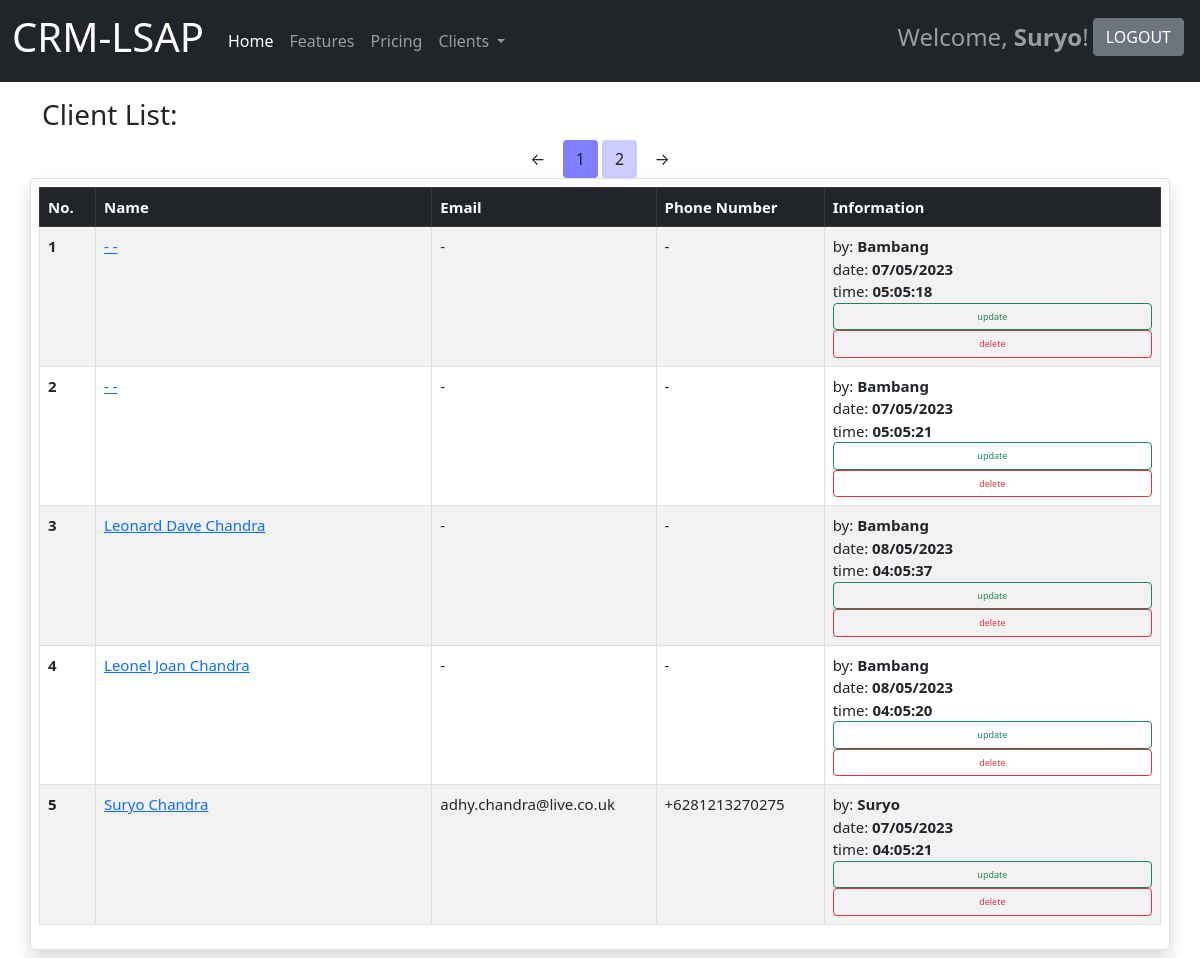
Screenshot of /crm/view/ (signed in) with the database file from the repository.
### information/models.py (models this page shows, shortened)
class Record(models.Model):
	created_at = models.DateTimeField(auto_now_add=True)
	first_name = models.CharField(max_length=100,null=False,blank=False)
	last_name = models.CharField(max_length=100,null=False,blank=False)
	address = models.CharField(max_length=200,null=False,blank=False)
	city = models.CharField(max_length=100,null=False,blank=False)
	state = models.CharField(max_length=100,null=False,blank=False)
	province = models.CharField(max_length=100,null=False,blank=False)
	kode_pos = models.CharField(max_length=100,null=False,blank=False)
	email = models.CharField(max_length=100,null=False,blank=False)
	phone = models.CharField(max_length=100,null=False,blank=False)
	created_by = models.CharField(max_length=100,default="")
	class Meta:
		ordering = ['first_name','last_name']
		unique_together=['first_name','last_name']

### information/views.py (the view)
# urls.py: path('crm/view/',views.view_record,name='view_record'),
@login_required(login_url="/")
def view_record(request):
	data = Record.objects.all()
	p = Paginator(data,5)
	try:
		myp= p.get_page(request.GET.get('page'))
	except:
		myp= p.get_page(1)
	return render(request,'daftar.html',{'data':myp})

### templates/daftar.html
{% extends 'base.html' %}
{% load static %}
{% load mathfilters %}
{% block contents%}
	<div class="container">
		<h3>Client List:</h3>
	</div>
	<div class="container text-center">
	<a href="/crm/view?page={{data.number|sub:1}}" class="btn">&larr;</a>
	{% for numbers in data.paginator.page_range %}
		{% if numbers == data.number %}
			<a class="btn" style="background: rgba(0, 0, 255, 0.5);" href="/crm/view?page={{numbers}}">{{numbers}}</a>
		{% else %}
			<a class="btn" style="background: rgba(0, 0, 255, 0.2);" href="/crm/view?page={{numbers}}">{{numbers}}</a>
		{% endif %}
	{% endfor%}
	<a href="/crm/view?page={{data.number|addition:1}}" class="btn">&rarr;</a>
	</div>
	<div class="container p-2 shadow  border rounded" >
		{% if data.paginator.count > 0 %}
			<table style="font-size: 15px;" class="table table-bordered table-hover table-striped">
				<thead class="table-dark">
					<th scope="col" style="width: 5%;">No.</th>
					<th scope="col" style="width: 30%;">Name</th>
					<th scope="col" style="width: 20%;">Email</th>
					<th scope="col" style="width: 15%;">Phone Number</th>
					<th scope="col">Information</th>
				</thead>
				{% for datanya in data%}
				<tr>
					<th  scope="row">{{forloop.counter}}</td>
					<td><a href="/crm/detail/{{datanya.id}}">{{datanya.first_name|title}} {{datanya.last_name|title}}</a></td>
					<td>{{datanya.email}}</td>
					<td>{{datanya.phone}}</td>
					<td>
						by: <strong>{{datanya.created_by|title}}</strong><br/>
						date: <strong>{{datanya.created_at|date:"d/m/Y"}}</strong><br/>
						time: <strong>{{datanya.created_at|date:"h:m:s"}}</strong><br/>
						{% if user.username == datanya.created_by or user.is_superuser %}
							<input type="button" value="update" class="form-control btn btn-outline-success" style="font-size: 9px;">
							<input type="button" value="delete" class="form-control btn btn-outline-danger" style="font-size: 9px;">
						{% endif%}
					</td>
				</tr>
				{% endfor%}
			</table>
		{% else %}
			<h3>No Record data!</h3>
		{% endif %}
	</div>
{% endblock%}

### templates/base.html (shortened to what this page needs)
{% load static %}
<!DOCTYPE html>
<html>
<head>
  <link rel="stylesheet" href="{% static 'css/bootstrap5.min.css'%}">
</head>
<body>
  <nav class="navbar navbar-expand-lg navbar-dark bg-dark">
    <div class="container-fluid">
      <a class="navbar-brand" href="{% url 'welcome' %}"><h1>CRM-LSAP</h1></a>
      {% if user.is_authenticated %}
      <div class="collapse navbar-collapse" id="navbarNavDropdown">
        <ul class="navbar-nav">
          <li class="nav-item">
            <a class="nav-link active" aria-current="page" href="#">Home</a>
          </li>
          <li class="nav-item">
            <a class="nav-link" href="#">Features</a>
          </li>
          <li class="nav-item">
            <a class="nav-link" href="#">Pricing</a>
          </li>
          <li class="nav-item dropdown">
            <a class="nav-link dropdown-toggle" href="#" id="navbarDropdownMenuLink" role="button" data-bs-toggle="dropdown" aria-expanded="false">
              Clients
            </a>
          </li>
        </ul>
      </div>
      {% if user.is_authenticated %}
      <div class="d-flex">
        <span class="me-1 navbar-text h4">Welcome, <b>{{user.username|title}}</b>!</span>
      </div>
      <div class="d-flex">
        <a class="btn btn-secondary me-1 h5" href="{% url 'user_logout'%}">LOGOUT</a>
      </div>
      {% endif %}
    </div>
    {% endif %}
  </nav>
  <div class="py-2">
  {% block contents%}
  {% endblock%}
  </div>
</body>
</html>

### rows the page displays
Record: first_name "-", last_name "-", email "-", phone "-", created_by "Bambang", created_at "07/05/2023", created_at "05:05:18"
Record: first_name "-", last_name "-", email "-", phone "-", created_by "Bambang", created_at "07/05/2023", created_at "05:05:21"
Record: first_name "Leonard Dave", last_name "Chandra", email "-", phone "-", created_by "Bambang", created_at "08/05/2023", created_at "04:05:37"
Record: first_name "Leonel Joan", last_name "Chandra", email "-", phone "-", created_by "Bambang", created_at "08/05/2023", created_at "04:05:20"
Record: first_name "Suryo", last_name "Chandra", email "adhy.chandra@live.co.uk", phone "+6281213270275", created_by "Suryo", created_at "07/05/2023", created_at "04:05:21"

### other values shown
{{ user.username|title }} "Suryo"
{{ numbers }} "1"
{{ numbers }} "2"
